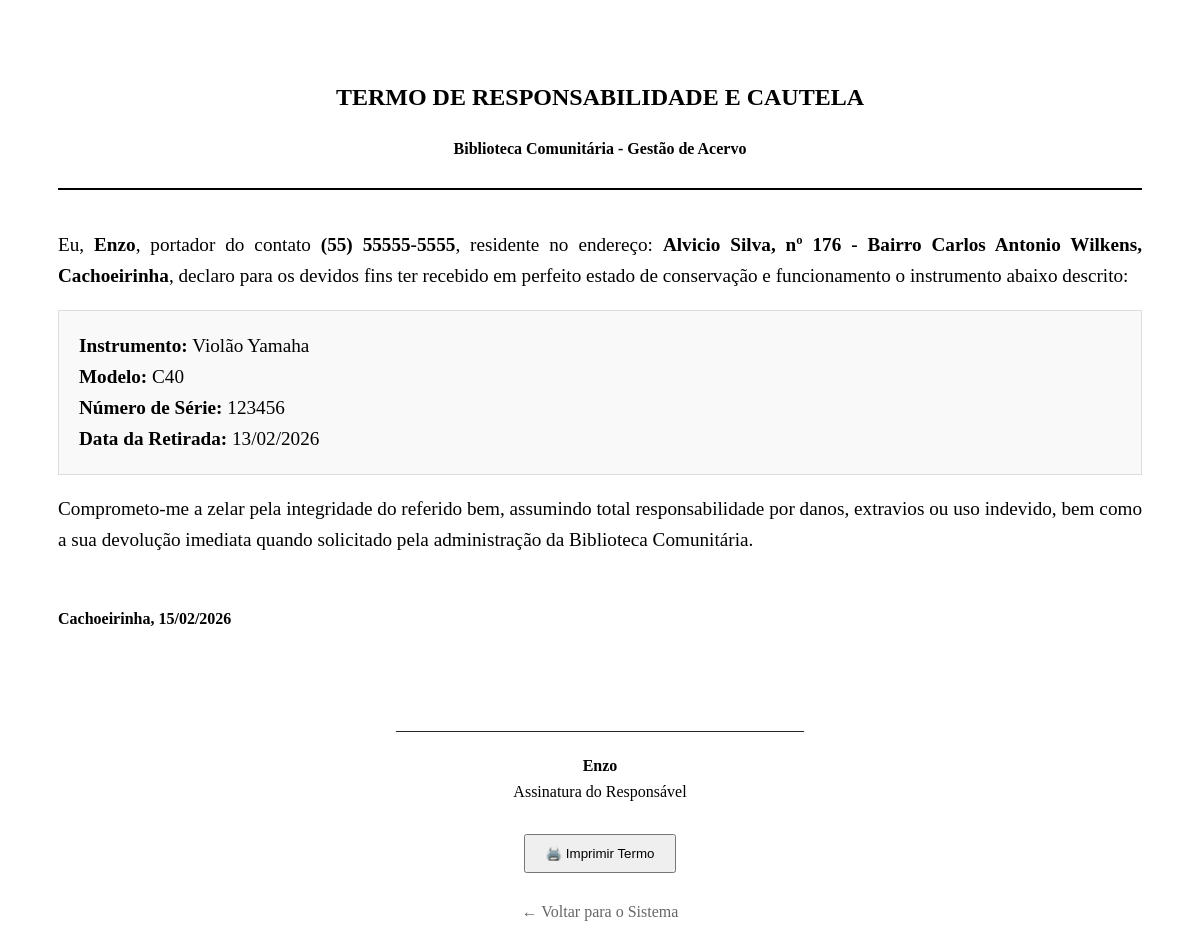
/cautela/2 (signed in), run on the app's committed database.
### tables this page shows
CREATE TABLE instrumentos (
        id INTEGER PRIMARY KEY AUTOINCREMENT,
        tipo TEXT NOT NULL,
        marca TEXT,
        modelo TEXT,
        numero TEXT,
        origem TEXT,
        aluno_responsavel TEXT, -- Nome do aluno que está com o instrumento
        contato_aluno TEXT,      -- Telefone do aluno
        data_cadastro TIMESTAMP DEFAULT CURRENT_TIMESTAMP
    , data_emprestimo TEXT, cidade TEXT, bairro TEXT, rua TEXT, numero_casa TEXT);

### app.py (the view)
@app.route('/cautela/<int:id>')
def cautela(id):
    if not session.get('logado'):
        return redirect(url_for('login'))
    conn = criar_conexao()
    cursor = conn.cursor()
    cursor.execute('''SELECT id, tipo, marca, modelo, numero, origem,
                            aluno_responsavel, contato_aluno, data_emprestimo,
                            cidade, bairro, rua, numero_casa
                    FROM instrumentos WHERE id = ?''', (id,))
    instrumento = cursor.fetchone()
    conn.close()
    if instrumento:
        from datetime import datetime
        data_hoje = datetime.now().strftime('%d/%m/%Y')
        return render_template('cautela.html', inst=instrumento, data_hoje=data_hoje)
    return "Instrumento não encontrado", 404

### database/conexao.py (called while the page is built)
def criar_conexao():
    try:
        conn = sqlite3.connect('biblioteca_comunitaria.db')
        return conn
    except sqlite3.Error as e:
        print(f"Erro ao conectar ao banco: {e}")
        return None

### templates/cautela.html (shortened to what this page needs)
<!DOCTYPE html>
<html lang="pt-br">
<head>
</head>
<body onload="window.print()">
    <div class="header">
        <h2>TERMO DE RESPONSABILIDADE E CAUTELA</h2>
        <p><strong>Biblioteca Comunitária - Gestão de Acervo</strong></p>
    </div>
    <div class="content">
        <p>Eu, <b>{{ inst[6] }}</b>, portador do contato <b>{{ inst[7] }}</b>,
        residente no endereço: <b>{{ inst[11] }}, nº {{ inst[12] }} - Bairro {{ inst[10] }}, {{ inst[9] }}</b>,
        declaro para os devidos fins ter recebido em perfeito estado de conservação e funcionamento o instrumento abaixo descrito:</p>
        <ul style="list-style: none; background: #f9f9f9; padding: 20px; border: 1px solid #ddd;">
            <li><b>Instrumento:</b> {{ inst[1] }} {{ inst[2] }}</li>
            <li><b>Modelo:</b> {{ inst[3] if inst[3] else 'Não informado' }}</li>
            <li><b>Número de Série:</b> {{ inst[4] if inst[4] else 'S/N' }}</li>
            <li><b>Data da Retirada:</b> {{ inst[8] }}</li>
        </ul>
        <p>Comprometo-me a zelar pela integridade do referido bem, assumindo total responsabilidade por danos, extravios ou uso indevido, bem como a sua devolução imediata quando solicitado pela administração da Biblioteca Comunitária.</p>
    </div>
    <div class="data-section">
        Cachoeirinha, {{ data_hoje }}
    </div>
    <div class="signature">
        <p>___________________________________________________</p>
        <p><b>{{ inst[6] }}</b><br>Assinatura do Responsável</p>
    </div>
    <div class="footer-nav no-print">
        <button onclick="window.print()" style="padding: 10px 20px; cursor: pointer;">🖨️ Imprimir Termo</button>
        <br><br>
        <a href="/" style="color: #666; text-decoration: none;">← Voltar para o Sistema</a>
    </div>
</body>
</html>

### templates/cautela.html (style rules this page uses)
body { font-family: 'Times New Roman', serif; padding: 50px; color: black; background: white; line-height: 1.6; }
.header { text-align: center; margin-bottom: 30px; border-bottom: 2px solid #000; padding-bottom: 10px; }
.content { margin-top: 40px; text-align: justify; font-size: 1.2rem; }
.data-section { margin-top: 50px; font-weight: bold; }
.signature { margin-top: 80px; text-align: center; }
.footer-nav { margin-top: 30px; text-align: center; }

### data on the page
instrumentos: aluno_responsavel "Enzo", contato_aluno "(55) 55555-5555", rua "Alvicio Silva", numero_casa "176", bairro "Carlos Antonio Wilkens", cidade "Cachoeirinha", tipo "Violão", marca "Yamaha", modelo "C40", numero "123456", data_emprestimo "13/02/2026"
